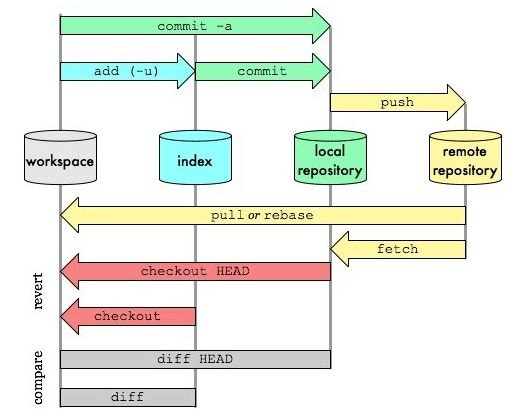
#> input picture b.jpg, 517 x 420 px
$ python Canny_edge_range.py
#> lines starting #> are read from the running program, lines starting #| are printed output that depends on the picture
import cv2
import numpy as np


def nothing(x):
	# edges = cv2.Canny(img,0,255,True)
	pass


img = cv2.imread('b.jpg')
#> img is the input picture: shape (420, 517, 3); mean B, G, R 229.1, 237.3, 233.7
cv2.namedWindow('image')

cv2.createTrackbar('min', 'image', 0, 255, nothing)
cv2.createTrackbar('max', 'image', 0, 255, nothing)

# edges = cv2.Canny(img,0,255)

while (1):

	min1 = cv2.getTrackbarPos('min', 'image')
	max1 = cv2.getTrackbarPos('max', 'image')
	edges = cv2.Canny(img, min1, max1, True)
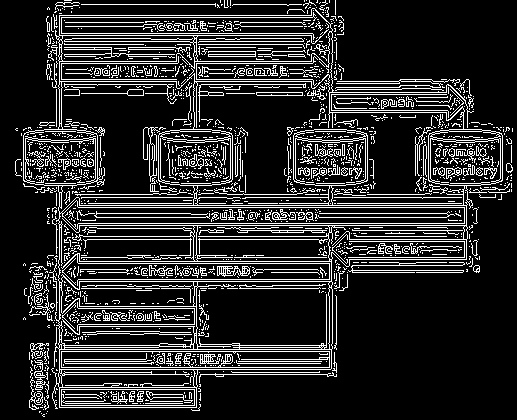
#> edges: shape (420, 517); 16.4% white in thin lines or dots
	cv2.imshow('image', edges)

	k = cv2.waitKey(1) & 0xFF
#> (key Esc is pressed here)
	if k == 27:
		break

cv2.destroyAllWindows()

$ run again, with c.jpg copied over b.jpg
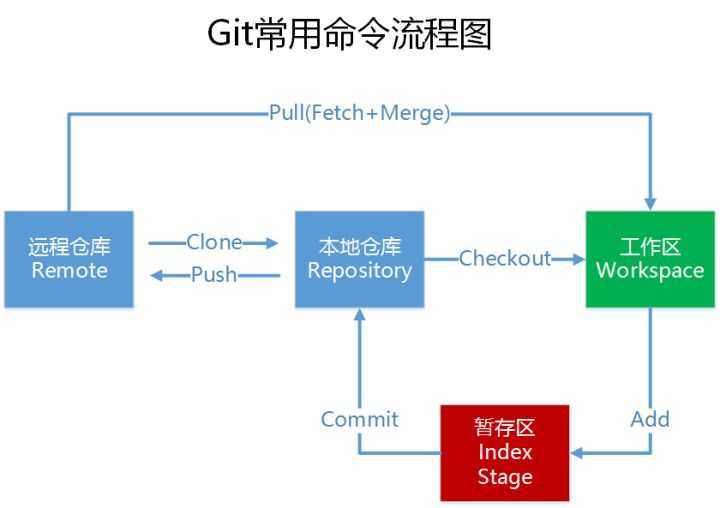
#> input picture c.jpg, 720 x 508 px
#> img is the input picture: shape (508, 720, 3); mean B, G, R 235.3, 234, 229.2
#> `edges = cv2.Canny(img, min1, max1, True)`:
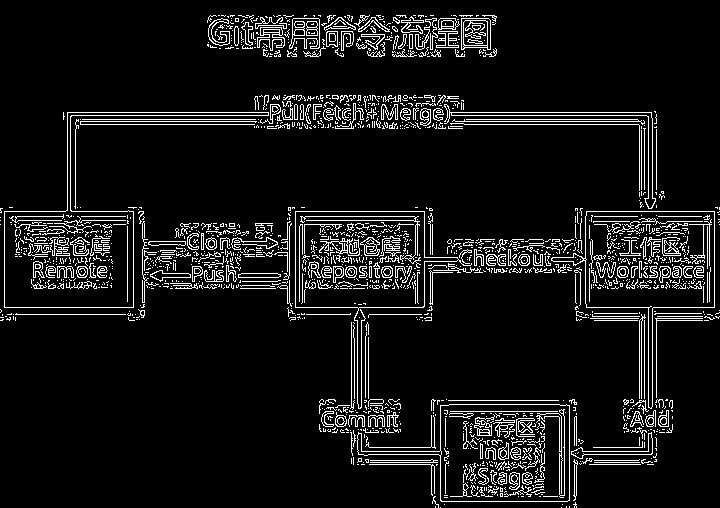
#> edges: shape (508, 720); 8.1% white in thin lines or dots
